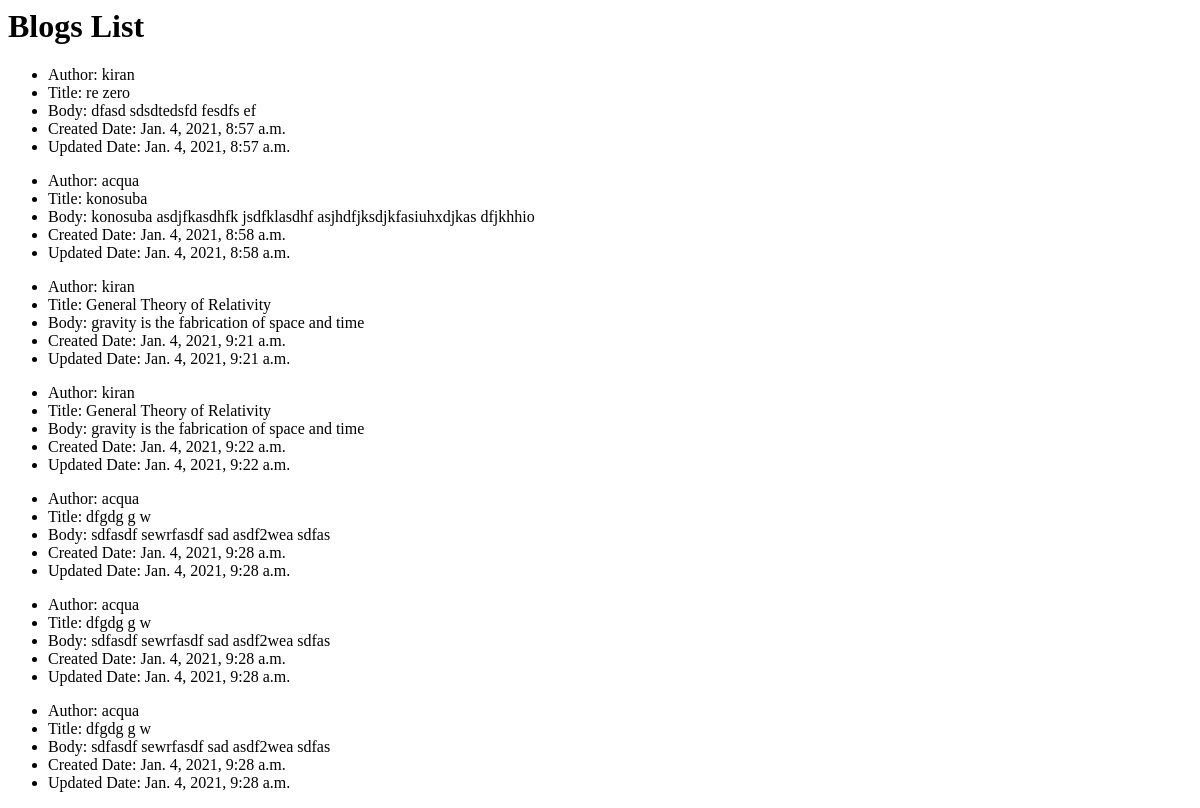
/, run on an earlier commit of the app's database.
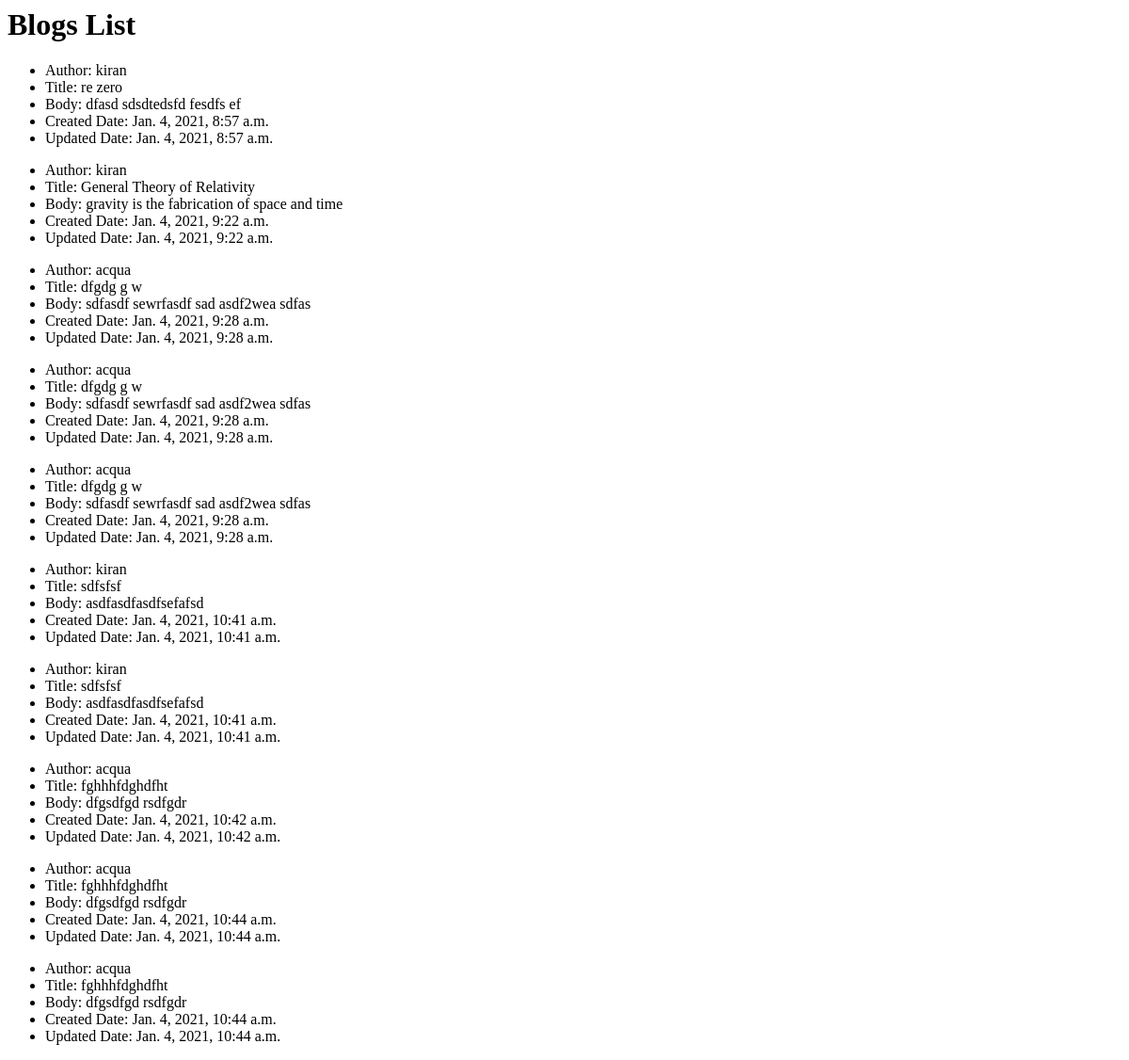
And on a later commit of the database.
### posts/models.py (models this page shows, shortened)
class Post(models.Model):
    author = models.ForeignKey(User, on_delete=models.CASCADE)
    title = models.CharField(max_length=50)
    body = models.TextField()
    created_at = models.DateTimeField(auto_now_add=True)
    updated_at = models.DateTimeField(auto_now=True)

### posts/views.py (the view)
# urls.py: path('', PostsListView.as_view(), name='posts-home'),  # views.home
class PostsListView(ListView):
    model = Post
    template_name = 'posts/posts_list.html'

### posts/templates/posts/posts_list.html
<h1>Blogs List</h1>
{% for posts in object_list %}
<ul>
    <li>Author: {{ posts.author }}</li>
    <li>Title: {{ posts.title }}</li>
    <li>Body: {{ posts.body }}</li>
    <li>Created Date: {{ posts.created_at }}</li>
    <li>Updated Date: {{ posts.updated_at }}</li>
</ul>
{% endfor %}

What changed in the data, as far as the page shows it:
removed Post: author "acqua", title "konosuba", body "konosuba asdjfkasdhfk jsdfklasdhf asjhdfjksdjkfasiuhxdjkas dfjkhhio", created_at "Jan. 4, 2021, 8:58 a.m.", updated_at "Jan. 4, 2021, 8:58 a.m."
removed Post: author "kiran", title "General Theory of Relativity", body "gravity is the fabrication of space and time", created_at "Jan. 4, 2021, 9:21 a.m.", updated_at "Jan. 4, 2021, 9:21 a.m."
added Post: author "kiran", title "sdfsfsf", body "asdfasdfasdfsefafsd", created_at "Jan. 4, 2021, 10:41 a.m.", updated_at "Jan. 4, 2021, 10:41 a.m."
added Post: author "kiran", title "sdfsfsf", body "asdfasdfasdfsefafsd", created_at "Jan. 4, 2021, 10:41 a.m.", updated_at "Jan. 4, 2021, 10:41 a.m."
added Post: author "acqua", title "fghhhfdghdfht", body "dfgsdfgd rsdfgdr", created_at "Jan. 4, 2021, 10:42 a.m.", updated_at "Jan. 4, 2021, 10:42 a.m."
added Post: author "acqua", title "fghhhfdghdfht", body "dfgsdfgd rsdfgdr", created_at "Jan. 4, 2021, 10:44 a.m.", updated_at "Jan. 4, 2021, 10:44 a.m."
added Post: author "acqua", title "fghhhfdghdfht", body "dfgsdfgd rsdfgdr", created_at "Jan. 4, 2021, 10:44 a.m.", updated_at "Jan. 4, 2021, 10:44 a.m."
